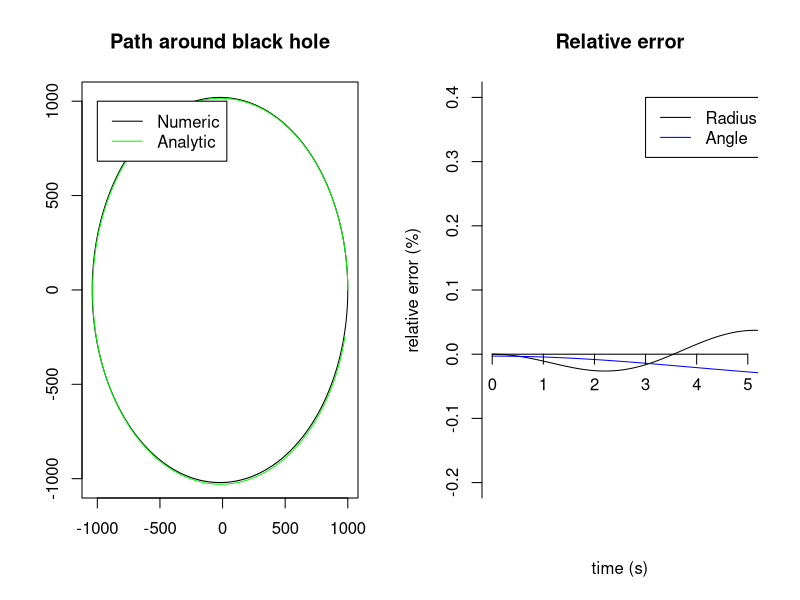

R code for this plot:

library(deSolve);


# Variable definitions

M <- 1; # mass
R <- 1119.5; # initial radius
e <- 2/100; # eccentricity of the orbit
p <- 1020; # parameter to do with size of derivatives
s <- 0.1; # parameter to do with size of orbit

Art <- 2*M/(R^2)*((1-2*M/R)^(-1))*((1-3*M/R)^(-1/2)); # intermediate coefficients
Atr <- 2*M/(R^2)*(1-2*M/R)*((1-3*M/R)^(-1/2));
Arr <- (-3*M/(R^3)*((1-3*M/R)^(-1)))*(1-2*M/R);
Apr <- -2*R*((M/(R^3))^(1/2))*(1-2*M/R)*((1-3*M/R)^(-1/2));
Arp <-  2/R*((M/(R^3))^(1/2))*((1-3*M/R)^(-1/2));

wt <- (1 - 3*M/R)^(-1/2); # time frequency
w <- ((M/(R^3))^(1/2))*((1 - 3*M/R)^(-1/2))*((1 - 6*M/R)^(1/2)); # radial frequency
wp <- ((M/(R^3))^(1/2))*((1 - 3*M/R)^(-1/2)); # angle phi frequency
nr0 <- -195; # cos coefficient term for r
nt0 <- Art/w*nr0; # sin coefficient term for t 
np0 <- Arp/w*nr0; # sin coefficient term for phi
Nr0 <- 1000; # constant term for r
Nt0 <- -3/2*M/(R^2)*((1 - 3*M/R)^(-3/2))*Nr0; # constant term for t
Np0 <- -3/2*((M/R)^(1/2))/(R^2)*(1 - 2*M/R)*((1 - 3*M/R)^(-3/2))*Nr0;

# weird time factors
tfSol = 20000
tfNum = 1.25


# Our deviation solution. Found by analytically substituting a generic second-order Taylor series into 
# each of the equations of motion predicted by the geodesic equation in the Schwarzschild metric.

t <- seq(from = 0, to = 10, by = 0.0001);

y0 <- wt*(tfSol*t) - s*(nt0*sin(w*(tfSol*t)) +  Nt0*(tfSol*t)); # values of time as a function of proper time. 10000 is a strange scale factor 
y1 <- R + s*(nr0*cos(w*(tfSol*t)) - Nr0); # values of r
y2 <- pi/2; # value of theta is kept constant
y3 <- wp*(tfSol*t) - s*(np0*sin(w*(tfSol*t)) + Np0*(tfSol*t)); # values of phi

ycart1 <- y1 * cos(y3); # convert r and phi to 2d cartesian coordinates for plotting
ycart2 <- y1 * sin(y3);


# Numerical solution. Numerically solve the equations of motion.

dqdchi <- function(t, y, parms) {

	e <- 0.02; # global variables dont work
	p <- 1020;
	
	#e <- 1/3;
	#p <- 266.66;
	a <- M # lord knows why I used a

	with(as.list(y), {
		#dR <- ( a * p^2 * (p-2-2*e)^(0.5) * (p-2+2*e)^(0.5) ) / ( (p-2-2*e*cos(tfSol*t)) * (1+e*cos(tfSol*t))^2 * (p-6-2*e*cos(tfSol*t))^(0.5) );
		dR <- ( a * (p^2) * (p-2-2*e)^(0.5) * (p-2+2*e)^(0.5) ) / ( (p-2-2*e*cos(tfSol*t)*(1+e*cos(tfSol*t)))^2 * (p-6-2*e*cos(tfSol*t))^(0.5) );
		dP <- ( p^(1/2) ) / ( (p-6-2*e*cos(tfSol*t))^(1/2) );
		list(c(dR, dP))
	})
}

#t1 <- seq(from = 0, to = 12.5, by = (1/2)^13);
yinit <- c(y1[1], y3[1]);
out <- ode(y = yinit, 
		times = tfNum*t, # lord knows why we need 12.5 
		func = dqdchi, 
		parm = NULL, 
		method = c("ode45"),
		rtol = 0.0001);

# Get the four variables from the ode solver output
q0 <- out[,1];
q1 <- out[,2];
q2 <- p * M * 1/(1 + e*cos(q0)); 
q3 <- out[,3];

qcart1 <- q2 * cos(q3); # and convert r and phi to 2d cartesian coordinates for plotting
qcart2 <- q2 * sin(q3);



# Calculate the error

# Combine the time q0 and y0 into one long vector, since they may be different, and sort it. 
combinedTime <- sort(c(q0/tfNum, y0/tfSol));

# Then interpolate q1, y1, q3, and y3 over those particular times.
q1inter <- approx(t, q2, xout=combinedTime);
q3inter <- approx(t, q3, xout=combinedTime);
y1inter <- approx(t, y1, xout=combinedTime);
y3inter <- approx(t, 2*y3, xout=combinedTime);

errorr <- (y1inter$y - q1inter$y) / q1inter$y;
errorp <- (y3inter$y - q3inter$y) / q3inter$y;

#q1inter <- smooth.spline(q0, q1, n=length(y1), method="fmm");
#q3inter <- smooth.spline(q0, q3, n=length(y1), method="fmm");

#errorr <- (y1 - q1inter$y) / q1inter$y;
#errorp <- (y3 - q3inter$y) / q3inter$y;


# Plot

par(mfrow=c(1, 2));

plot(qcart1, qcart2, type="l", col="black", main="Path around black hole", xlab="", ylab="");
lines(ycart1, ycart2, col="green");
legend(-1000, 1000, legend=c("Numeric", "Analytic"), col=c("black", "green"), lty=1);

plot(q1inter$x, errorr, type="l", col="black", main="Relative error", ylim=c(-0.2, 0.4), xlim=c(0, 5),
	ylab="relative error (%)", xlab="time (s)", axes=FALSE);
lines(q3inter$x, errorp, type="l", col="blue");
axis(1, at=0:5, pos=0);
axis(2, at=seq(-1, 1, 0.1)); 
legend(3, 0.4, legend=c("Radius", "Angle"), col=c("black", "blue"), lty=1);
